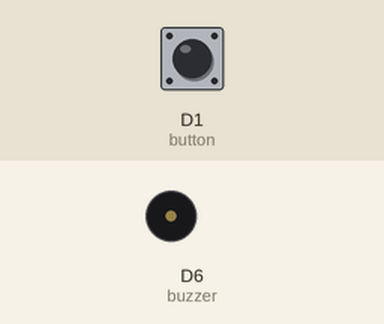
Bench run of a sketch on a simulated ESP8266 (NodeMCU). Parts: buzzer (waves = sounding). The test bench sets the inputs (shaded band); at power-on: D1 (button) HIGH.

Above: at 1.2 s.
1.3 s: D1 (button) pulled LOW for 0.15 s
At 1.37 s:
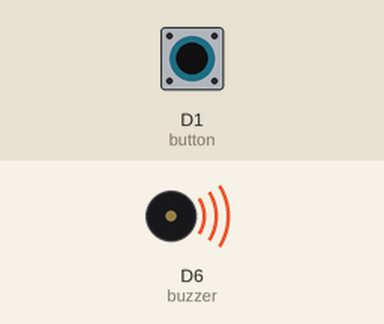
2.9 s: D1 (button) pulled LOW for 3.2 s
At 6.4 s:
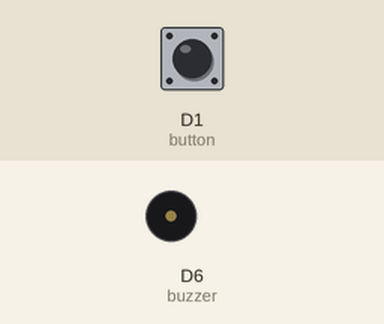
Timing chart, 0 to 7.9 s (numbered marks = the images above; inputs shaded):
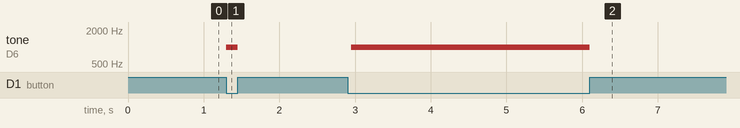

Measured:
- after the input at 1.3 s, tone on D6 (buzzer): silent → 1000 Hz at once, → silent 0.15 s later
- after the input at 2.9 s, tone on D6 (buzzer): silent → 1000 Hz after 0.05 s, → silent 3.1 s later

The sketch:

Buzzer_button.ino
```cpp
/*
   Credits: www.plusivo.com

   Lesson 10: Buzzer and Digital Inputs

   The code below is created for the lesson "Buzzer and Digital Inputs"
   where you will learn how to use a buzzer and a push button.

   More information about the connection can be found in the guide.
*/

//define the pins used by the button and buzzer
const int button = D1;
const int buzzer = D6;

void setup()
{
  //set the mode of the pin used by the buzzer as OUTPUT
  pinMode(buzzer, OUTPUT);

  //in order to read the state of a button, firstly, you have
  //to set the mode of the pin used by it as INPUT_PULLUP.
  pinMode(button, INPUT_PULLUP);
}

void loop()
{
  //read the current state of the button
  //if the button is pressed, turn on the buzzer
  //if the button is not pressed, turn off the buzzer
  if(digitalRead(button) == 0)
  {
    //we use a frequency of 1kHz(1000Hz)
    //you can change this frequency so the sound can be
    //more pleasant
    tone(buzzer, 1000);
  }

  //if the button is pushed down, we need something
  //to keep the loop() function from running
  while(digitalRead(button) == 0)
  {
    //if we leave the while with no instructions to do
    //the board will crash, because it will stay too long
    //in a while loop() and other processes will not be able to run
    yield();
  }

  noTone(buzzer);

  //wait 0.1 s
  delay(100);
}
```
